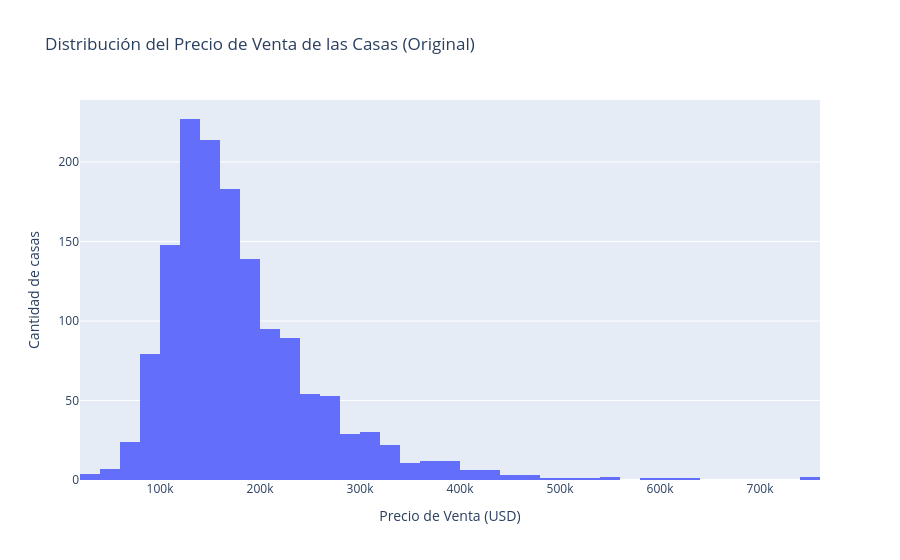
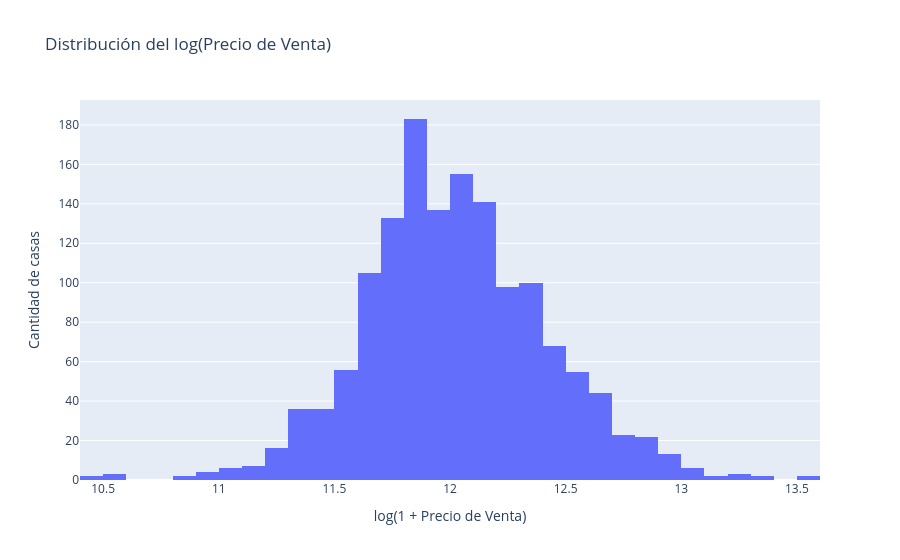

The notebook cell saved with these charts, in order:
### Markdown cell above
<p>Ahora, visualicemos la distribución de nuestra variable objetivo y la relación entre el área de la vivienda y su precio. La distribución de precios está sesgada, por lo que una transformación logarítmica será útil.</p>

### Code cell
# Histograma del Precio de Venta (SalePrice)
fig_hist = px.histogram(df_subset, x='SalePrice', nbins=50, title='Distribución del Precio de Venta de las Casas (Original)')
fig_hist.update_layout(xaxis_title='Precio de Venta (USD)', yaxis_title='Cantidad de casas')
fig_hist.show()

# Histograma del log(Precio de Venta)
fig_hist_log = px.histogram(x=np.log1p(df_subset['SalePrice']), nbins=50, title='Distribución del log(Precio de Venta)')
fig_hist_log.update_layout(xaxis_title='log(1 + Precio de Venta)', yaxis_title='Cantidad de casas')
fig_hist_log.show()

### Figure 1 — Plotly figure (JSON) as saved in the notebook; plotly's stock layout.template omitted (floating-point values rounded to 4 significant figures; data arrays with more than 128 entries replaced by an {"elided": "..."} marker saying what was removed)
{"data": [{"bingroup": "x", "hovertemplate": "SalePrice=%{x}<br>count=%{y}<extra></extra>", "legendgroup": "", "marker": {"color": "#636efa", "pattern": {"shape": ""}}, "name": "", "nbinsx": 50, "orientation": "v", "showlegend": false, "type": "histogram", "x": {"elided": "1460 int values"}, "xaxis": "x", "yaxis": "y"}], "layout": {"barmode": "relative", "legend": {"tracegroupgap": 0}, "title": {"text": "Distribución del Precio de Venta de las Casas (Original)"}, "xaxis": {"anchor": "y", "domain": [0, 1], "title": {"text": "Precio de Venta (USD)"}}, "yaxis": {"anchor": "x", "domain": [0, 1], "title": {"text": "Cantidad de casas"}}}}

### Figure 2 — Plotly figure (JSON) as saved in the notebook; plotly's stock layout.template omitted (floating-point values rounded to 4 significant figures; data arrays with more than 128 entries replaced by an {"elided": "..."} marker saying what was removed)
{"data": [{"bingroup": "x", "hovertemplate": "x=%{x}<br>count=%{y}<extra></extra>", "legendgroup": "", "marker": {"color": "#636efa", "pattern": {"shape": ""}}, "name": "", "nbinsx": 50, "orientation": "v", "showlegend": false, "type": "histogram", "x": {"elided": "1460 float values"}, "xaxis": "x", "yaxis": "y"}], "layout": {"barmode": "relative", "legend": {"tracegroupgap": 0}, "title": {"text": "Distribución del log(Precio de Venta)"}, "xaxis": {"anchor": "y", "domain": [0, 1], "title": {"text": "log(1 + Precio de Venta)"}}, "yaxis": {"anchor": "x", "domain": [0, 1], "title": {"text": "Cantidad de casas"}}}}
